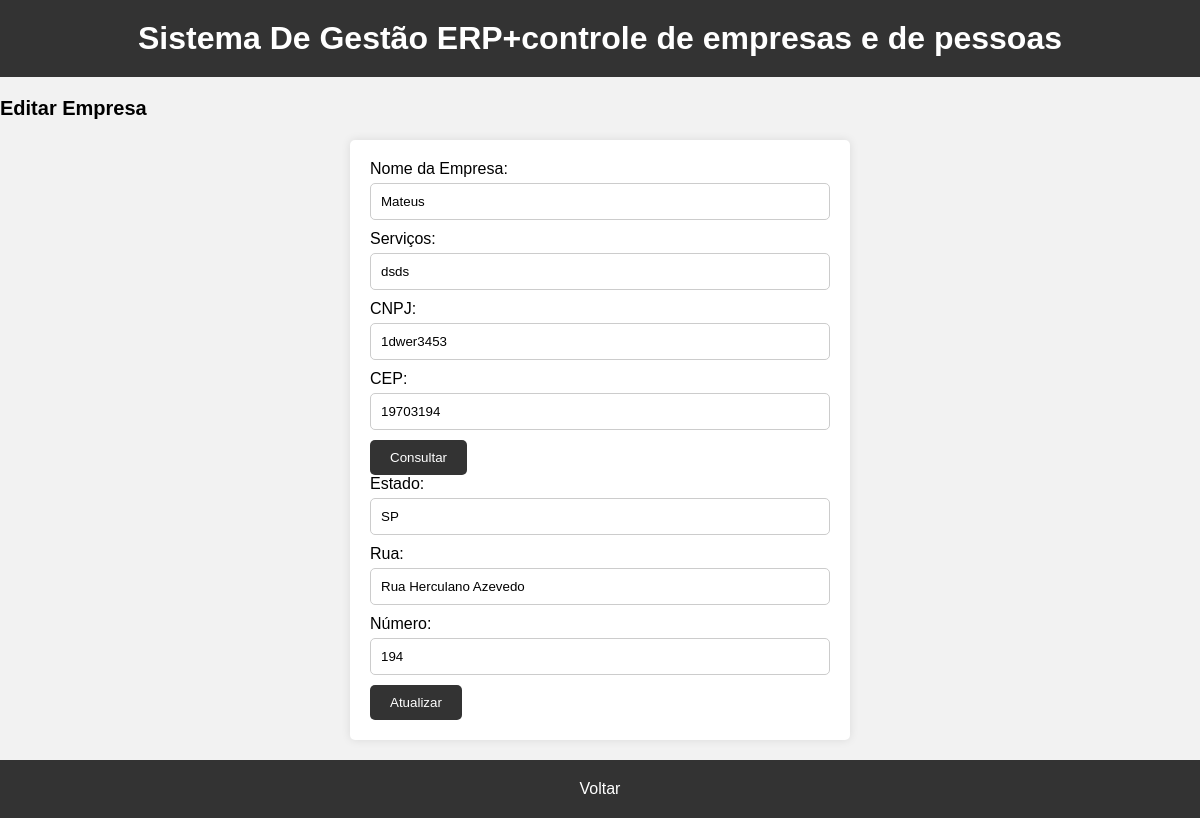
Page /php/editar_empresa.php?id=2 on the committed database.
### tables this page shows
CREATE TABLE `cadastro_empresa` (
  `id_empresa` int(11) NOT NULL,
  `nome` varchar(255) NOT NULL,
  `servicos` varchar(255) NOT NULL,
  `cnpj` varchar(255) NOT NULL,
  `senha_emp` varchar(255) NOT NULL,
  `cep` varchar(255) NOT NULL,
  `estado` varchar(255) NOT NULL,
  `rua` varchar(255) NOT NULL,
  `numero` varchar(255) NOT NULL
);

### php/editar_empresa.php (the view, shortened to what this page needs)
<!DOCTYPE html>
<html lang="pt-br">
<head>
</head>
<body>
    <div class="comeco">
        <h1 class="titulo">Sistema De Gestão ERP+controle de empresas e de pessoas</h1>
    </div>
    <?php
    require_once 'C:\xampp\htdocs\gestao_bikes\GB\config\config.php';
    $id_empresa = $_GET['id'];
    try {
        $stmt = $pdo->prepare("SELECT * FROM cadastro_empresa WHERE id_empresa = ?");
        $stmt->execute([$id_empresa]);
        $empresa = $stmt->fetch(PDO::FETCH_ASSOC);
    } catch (PDOException $e) {
        echo "<p>Erro ao buscar empresa: " . $e->getMessage() . "</p>";
        exit;
    }
    ?>
    <div class="text-cadastro">Editar Empresa</div>
    <form id="formEmpresa" action="atualizar_empresa.php" method="post">
        <label for="nome">Nome da Empresa:</label>
        <input type="text" id="nome" name="nome" value="<?php echo htmlspecialchars($empresa['nome']); ?>" required>
        <label for="servicos">Serviços:</label>
        <input type="text" id="servicos" name="servicos" value="<?php echo htmlspecialchars($empresa['servicos']); ?>" required>
        <label for="cnpj">CNPJ:</label>
        <input type="text" id="cnpj" name="cnpj" value="<?php echo htmlspecialchars($empresa['cnpj']); ?>" required>
        <label for="cep">CEP:</label>
        <input type="text" id="cep" name="cep" value="<?php echo htmlspecialchars($empresa['cep']); ?>" required>
        <button type="button" onclick="consultarCEP()">Consultar</button>
        <label for="estado">Estado:</label>
        <input type="text" id="estado" name="estado" value="<?php echo htmlspecialchars($empresa['estado']); ?>" readonly>
        <label for="rua">Rua:</label>
        <input type="text" id="rua" name="rua" value="<?php echo htmlspecialchars($empresa['rua']); ?>" readonly>
        <label for="numero">Número:</label>
        <input type="text" id="numero" name="numero" value="<?php echo htmlspecialchars($empresa['numero']); ?>" required>
        <button type="submit">Atualizar</button>
    </form>
    <div class="rodape">
        <a class="entra" href="controle_empresa.php">Voltar</a>
    </div>

### php/editar_empresa.php (style rules this page uses)
* { margin: 0; padding: 0; box-sizing: border-box; }
body { font-family: Arial, sans-serif; background-color: #f2f2f2; }
.comeco { background-color: #333; color: #fff; padding: 20px; }
.titulo { text-align: center; }
.text-cadastro { font-size: 20px; font-weight: bold; margin-top: 20px; }
form { background-color: #fff; padding: 20px; border-radius: 5px; box-shadow: 0 0 10px rgba(0, 0, 0, 0.1); margin-top: 20px; max-width: 500px; margin-left: auto; margin-right: auto; }
form label { display: block; margin-bottom: 5px; }
form input[type="text"], form input[type="password"] { width: 100%; padding: 10px; margin-bottom: 10px; border: 1px solid #ccc; border-radius: 5px; }
form button[type="button"], form button[type="submit"] { background-color: #333; color: #fff; border: none; padding: 10px 20px; cursor: pointer; border-radius: 5px; }
.rodape { background-color: #333; color: #fff; padding: 20px; text-align: center; margin-top: 20px; }
.rodape a { color: #fff; text-decoration: none; }

### rows in the picture
cadastro_empresa: nome "Mateus", servicos "dsds", cnpj "1dwer3453", cep "19703194", estado "SP", rua "Rua Herculano Azevedo", numero "194"
